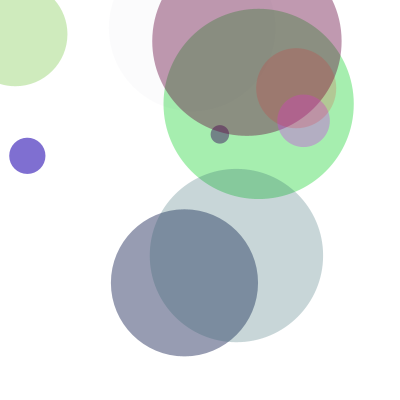
Frame 1 (no input)
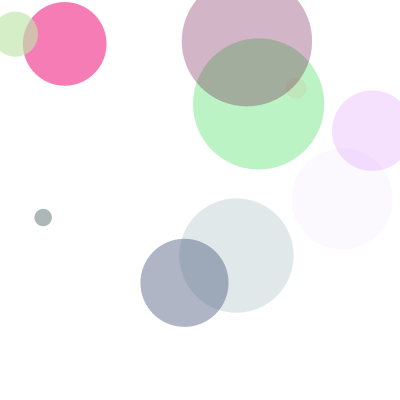
Frame 60 (the mouse pressed at the canvas centre just before this capture)
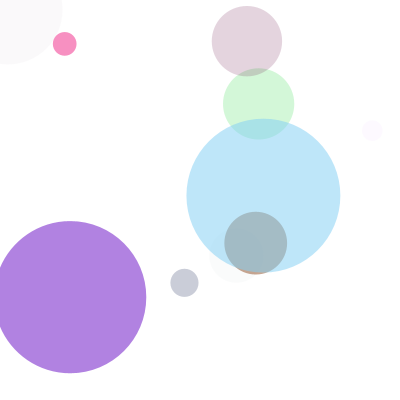
Frame 120 (the mouse held since frame 60 and released just before this capture)

The Processing sketch that drew these frames (run headless with seeded random() and noise(); from frame 60 on, the mouse is pressed at the canvas centre):

// Processing sketch: mizutama
// ── mizutama.pde
Circle[] circle = new Circle[10];

void setup(){
  size(400,400);
  for(int i = 0; i < 10; i++){
    circle[i] = new Circle(random(width),random(height),random(100));
    noStroke();
  }
}

void draw(){
  background(255);
  for(int i = 0; i < 10; i++){
    circle[i].display();
    circle[i].r -= 0.5;
    circle[i].c[3] -= 0.5;
    if(circle[i].r <= 0 || circle[i].c[3] <= 0){
     circle[i].reset(random(width),random(height),random(100)); 
    }
  }
}
// ── Circle.pde
class Circle{
  float x;
  float y;
  float r;
  float[] c = new float[4];
  
  Circle(float x0, float y0, float r0){
    x = x0;
    y = y0;
    r = r0;
    for(int i = 0; i < 4; i++){
     c[i] = random(256);
    }
  }
  
  void reset(float x0, float y0, float r0){
    x = x0;
    y = y0;
    r = r0;
    for(int i = 0; i < 4; i++){
     c[i] = random(256);
    }
  }
  
  void display(){
    ellipseMode(RADIUS);
    fill(c[0],c[1],c[2],c[3]);
    ellipse(x,y,r,r);
  }
  
  
}
